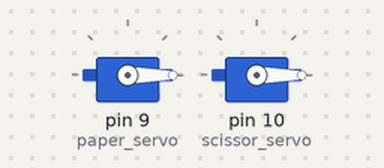
The sketch below on a simulated Arduino Uno, built with avr-gcc and run on an emulated ATmega328P. Shown: 2 × servo. Random numbers use the default seed unless the sketch sets one.

Above: at 1.1 s.
At 10.9 s:
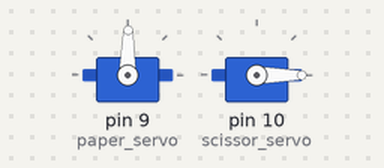
At 18.24 s:
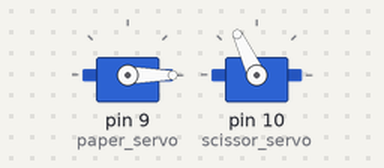
At 37.86 s:
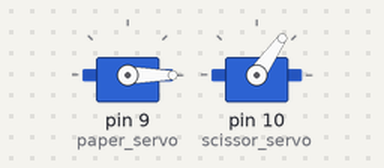
Timing chart, 0 to 39.6 s (numbered marks = the images above):
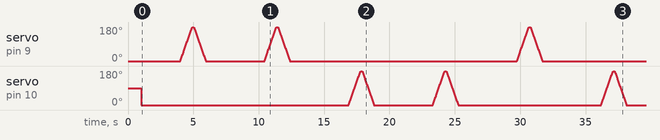

The sketch:

Rock_Paper_Scissor.ino
```cpp
#include <Servo.h>
#include <math.h>
Servo rock_servo;
Servo paper_servo;
Servo scissor_servo;

void setup() {
  paper_servo.attach(9);
  scissor_servo.attach(10);
    paper_servo.write(0);
    delay(1000);
    scissor_servo.write(0);
}

void loop() {
  delay(3000);
  int x = random(3) + 1;
  switch (x) {
    case 1: for(int i = 0; i <= 90; i++) {
              paper_servo.write(i);
              delay(5);
            }
            delay(100);
            for(int i = 90; i >= 0; i--) {
              paper_servo.write(i);
              delay(5);
            }
            delay(500);
          break;
    case 2: for(int i = 0; i <= 180; i++) {
              paper_servo.write(i);
              delay(5);
            }
            delay(100);
            for(int i = 180; i >= 0; i--) {
              paper_servo.write(i);
              delay(5);
            }
            delay(500);
          break;
    case 3: for(int i = 0; i <= 180; i++) {
              scissor_servo.write(i);
              delay(5);
            }
            delay(100);
            for(int i = 180; i >= 0; i--) {
              scissor_servo.write(i);
              delay(5);
            }
            delay(500);
          break;
  }
  delay(1000);
}
```
